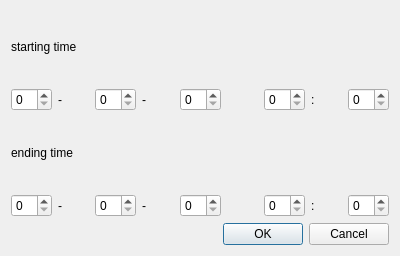
<?xml version="1.0" encoding="UTF-8"?>
<ui version="4.0">
 <class>timeChangeDialog</class>
 <widget class="QDialog" name="timeChangeDialog">
  <property name="geometry">
   <rect>
    <x>0</x>
    <y>0</y>
    <width>400</width>
    <height>256</height>
   </rect>
  </property>
  <property name="font">
   <font>
    <stylestrategy>PreferAntialias</stylestrategy>
   </font>
  </property>
  <property name="windowTitle">
   <string>Dialog</string>
  </property>
  <layout class="QVBoxLayout" name="verticalLayout_2">
   <item>
    <layout class="QVBoxLayout" name="verticalLayout">
     <item>
      <widget class="QLabel" name="label">
       <property name="text">
        <string>starting time</string>
       </property>
      </widget>
     </item>
     <item>
      <layout class="QHBoxLayout" name="horizontalLayout">
       <item>
        <widget class="QSpinBox" name="spinBox_1"/>
       </item>
       <item>
        <widget class="QLabel" name="label_3">
         <property name="text">
          <string>-</string>
         </property>
        </widget>
       </item>
       <item>
        <widget class="QSpinBox" name="spinBox_2"/>
       </item>
       <item>
        <widget class="QLabel" name="label_4">
         <property name="text">
          <string>-</string>
         </property>
        </widget>
       </item>
       <item>
        <widget class="QSpinBox" name="spinBox_3"/>
       </item>
       <item>
        <widget class="QLabel" name="label_6">
         <property name="text">
          <string/>
         </property>
        </widget>
       </item>
       <item>
        <widget class="QSpinBox" name="spinBox_4"/>
       </item>
       <item>
        <widget class="QLabel" name="label_5">
         <property name="text">
          <string>:</string>
         </property>
        </widget>
       </item>
       <item>
        <widget class="QSpinBox" name="spinBox_5"/>
       </item>
      </layout>
     </item>
     <item>
      <widget class="QLabel" name="label_2">
       <property name="text">
        <string>ending time</string>
       </property>
      </widget>
     </item>
     <item>
      <layout class="QHBoxLayout" name="horizontalLayout_2">
       <item>
        <widget class="QSpinBox" name="spinBox_6"/>
       </item>
       <item>
        <widget class="QLabel" name="label_7">
         <property name="text">
          <string>-</string>
         </property>
        </widget>
       </item>
       <item>
        <widget class="QSpinBox" name="spinBox_7"/>
       </item>
       <item>
        <widget class="QLabel" name="label_8">
         <property name="text">
          <string>-</string>
         </property>
        </widget>
       </item>
       <item>
        <widget class="QSpinBox" name="spinBox_8"/>
       </item>
       <item>
        <widget class="QLabel" name="label_9">
         <property name="text">
          <string/>
         </property>
        </widget>
       </item>
       <item>
        <widget class="QSpinBox" name="spinBox_9"/>
       </item>
       <item>
        <widget class="QLabel" name="label_10">
         <property name="text">
          <string>:</string>
         </property>
        </widget>
       </item>
       <item>
        <widget class="QSpinBox" name="spinBox_10"/>
       </item>
      </layout>
     </item>
    </layout>
   </item>
   <item>
    <widget class="QDialogButtonBox" name="buttonBox">
     <property name="orientation">
      <enum>Qt::Horizontal</enum>
     </property>
     <property name="standardButtons">
      <set>QDialogButtonBox::Cancel|QDialogButtonBox::Ok</set>
     </property>
    </widget>
   </item>
  </layout>
 </widget>
 <resources/>
 <connections>
  <connection>
   <sender>buttonBox</sender>
   <signal>accepted()</signal>
   <receiver>timeChangeDialog</receiver>
   <slot>accept()</slot>
   <hints>
    <hint type="sourcelabel">
     <x>248</x>
     <y>254</y>
    </hint>
    <hint type="destinationlabel">
     <x>157</x>
     <y>274</y>
    </hint>
   </hints>
  </connection>
  <connection>
   <sender>buttonBox</sender>
   <signal>rejected()</signal>
   <receiver>timeChangeDialog</receiver>
   <slot>reject()</slot>
   <hints>
    <hint type="sourcelabel">
     <x>316</x>
     <y>260</y>
    </hint>
    <hint type="destinationlabel">
     <x>286</x>
     <y>274</y>
    </hint>
   </hints>
  </connection>
 </connections>
</ui>
